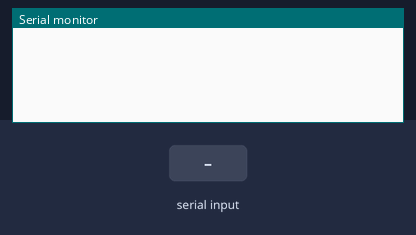
Bench run of a sketch on a simulated ESP32. Shown: the last lines printed to the serial monitor. The test bench sets the inputs (shaded band).

Above: at 1.2 s.
1.3 s: "hello0\n" received over the second serial link
At 2.0 s:
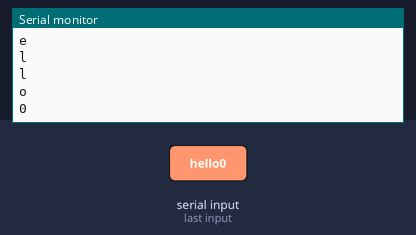
2.8 s: "1" received over the second serial link
At 3.1 s:
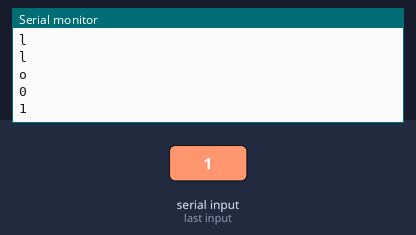

The sketch:

HardwareSerialTest.ino
```cpp
#include <HardwareSerial.h>

HardwareSerial MySerial(1);

void setup() {
    MySerial.begin(9600, SERIAL_8N1, 16, 17);
    //17接芯片上RX
    //16接芯片上TX
    Serial.begin(9600);
}

void loop() {

    while (MySerial.available() > 0) {
        uint8_t byteFromSerial = MySerial.read();
        // Do something
        Serial.println((char)byteFromSerial);

    }
    /*
    //Write something like that
    MySerial.write("hello0");
    delay(2000);
    */
}
```

Measured:
- after the input at 1.3 s, the serial monitor: prints a new line at once (image 1)
- after the input at 2.8 s, the serial monitor: prints a new line at once (image 2)
